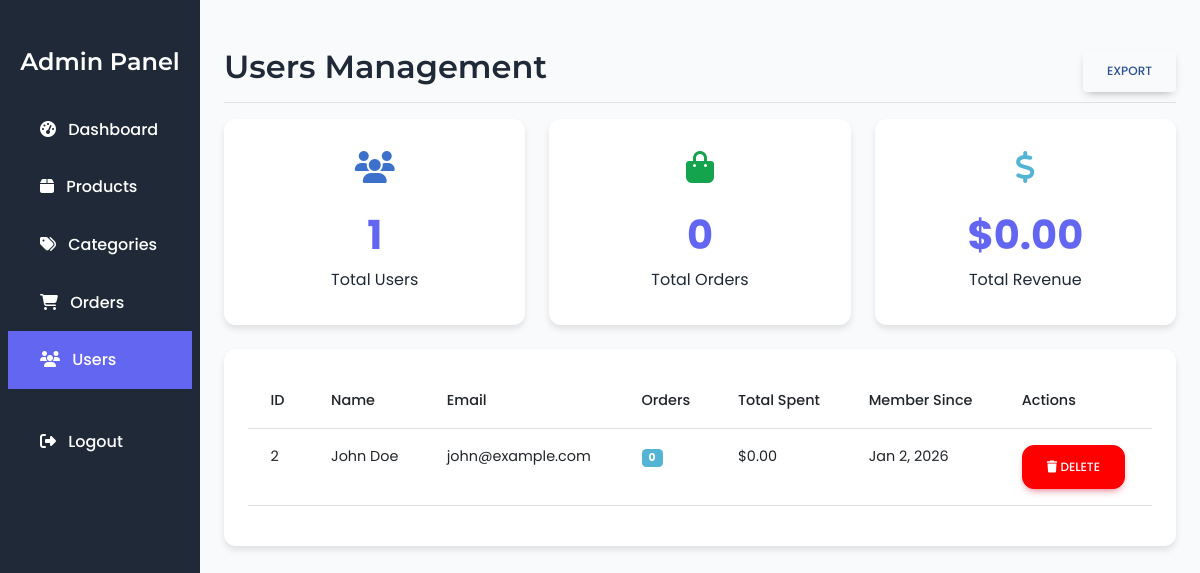
The page /admin/users.php (signed in) on the database its author committed.
### tables this page shows
CREATE TABLE users (
    id INT AUTO_INCREMENT PRIMARY KEY,
    name VARCHAR(100) NOT NULL,
    email VARCHAR(100) UNIQUE NOT NULL,
    password VARCHAR(255) NOT NULL,
    role ENUM('user', 'admin') DEFAULT 'user',
    created_at TIMESTAMP DEFAULT CURRENT_TIMESTAMP,
    INDEX idx_email (email),
    INDEX idx_role (role)
);

### admin/users.php (the view, shortened to what this page needs)
<?php
require_once '../config/db.php';
$stmt = $pdo->query("
    SELECT u.*, COUNT(o.id) as order_count, SUM(o.total_amount) as total_spent
    FROM users u
    LEFT JOIN orders o ON u.id = o.user_id AND o.status != 'cancelled'
    WHERE u.role = 'user'
    GROUP BY u.id
    ORDER BY u.created_at DESC
");
$users = $stmt->fetchAll();
?>
<!DOCTYPE html>
<html lang="en">
<head>
    <link href="https://cdn.jsdelivr.net/npm/bootstrap@5.3.0/dist/css/bootstrap.min.css" rel="stylesheet">
    <link href="https://cdnjs.cloudflare.com/ajax/libs/mdb-ui-kit/6.4.0/mdb.min.css" rel="stylesheet">
    <link href="../assets/css/style.css" rel="stylesheet">
</head>
<body>
    <div class="container-fluid">
        <div class="row">
            <nav class="col-md-3 col-lg-2 d-md-block admin-sidebar">
                <div class="position-sticky pt-3">
                    <h4 class="text-white text-center mb-4">Admin Panel</h4>
                    <ul class="nav flex-column">
                        <li class="nav-item">
                            <a class="nav-link" href="dashboard.php">
                                <i class="fas fa-tachometer-alt me-2"></i> Dashboard
                            </a>
                        </li>
                        <li class="nav-item">
                            <a class="nav-link" href="products.php">
                                <i class="fas fa-box me-2"></i> Products
                            </a>
                        </li>
                        <li class="nav-item">
                            <a class="nav-link" href="categories.php">
                                <i class="fas fa-tags me-2"></i> Categories
                            </a>
                        </li>
                        <li class="nav-item">
                            <a class="nav-link" href="orders.php">
                                <i class="fas fa-shopping-cart me-2"></i> Orders
                            </a>
                        </li>
                        <li class="nav-item">
                            <a class="nav-link active" href="users.php">
                                <i class="fas fa-users me-2"></i> Users
                            </a>
                        </li>
                        <li class="nav-item mt-4">
                            <a class="nav-link text-danger" href="../auth/logout.php">
                                <i class="fas fa-sign-out-alt me-2"></i> Logout
                            </a>
                        </li>
                    </ul>
                </div>
            </nav>
            <main class="col-md-9 ms-sm-auto col-lg-10 px-md-4 admin-content">
                <div class="d-flex justify-content-between flex-wrap flex-md-nowrap align-items-center pt-3 pb-2 mb-3 border-bottom">
                    <h1 class="h2">Users Management</h1>
                    <div class="btn-group">
                        <button type="button" class="btn btn-sm btn-outline-secondary">Export</button>
                    </div>
                </div>
                <div class="row mb-4">
                    <div class="col-md-4">
                        <div class="stats-card">
                            <div class="stats-icon text-primary mb-3">
                                <i class="fas fa-users fa-2x"></i>
                            </div>
                            <div class="stats-number"><?php echo count($users); ?></div>
                            <div class="stats-label">Total Users</div>
                        </div>
                    </div>
                    <div class="col-md-4">
                        <div class="stats-card">
                            <div class="stats-icon text-success mb-3">
                                <i class="fas fa-shopping-bag fa-2x"></i>
                            </div>
                            <div class="stats-number"><?php echo array_sum(array_column($users, 'order_count')); ?></div>
                            <div class="stats-label">Total Orders</div>
                        </div>
                    </div>
                    <div class="col-md-4">
                        <div class="stats-card">
                            <div class="stats-icon text-info mb-3">
                                <i class="fas fa-dollar-sign fa-2x"></i>
                            </div>
                            <div class="stats-number">$<?php echo number_format(array_sum(array_column($users, 'total_spent')), 2); ?></div>
                            <div class="stats-label">Total Revenue</div>
                        </div>
                    </div>
                </div>
                <div class="card">
                    <div class="card-body">
                        <div class="table-responsive">
                            <table class="table">
                                <thead>
                                    <tr>
                                        <th>ID</th>
                                        <th>Name</th>
                                        <th>Email</th>
                                        <th>Orders</th>
                                        <th>Total Spent</th>
                                        <th>Member Since</th>
                                        <th>Actions</th>
                                    </tr>
                                </thead>
                                <tbody>
                                    <?php if (count($users) > 0): ?>
                                        <?php foreach ($users as $user): ?>
                                            <tr>
                                                <td><?php echo $user['id']; ?></td>
                                                <td><?php echo htmlspecialchars($user['name']); ?></td>
                                                <td><?php echo htmlspecialchars($user['email']); ?></td>
                                                <td>
                                                    <span class="badge bg-info"><?php echo $user['order_count']; ?></span>
                                                </td>
                                                <td>$<?php echo number_format($user['total_spent'], 2); ?></td>
                                                <td><?php echo date('M j, Y', strtotime($user['created_at'])); ?></td>
                                                <td>
                                                    <form method="POST" style="display: inline;" onsubmit="return confirm('Are you sure you want to delete this user?')">
                                                        <button type="submit" name="delete_user" class="btn btn-sm btn-danger"
                                                                style="background: red !important; color: white !important; border: 1px solid red !important;"
                                                                <?php echo $user['order_count'] > 0 ? 'disabled' : ''; ?>>
                                                            <i class="fas fa-trash"></i> DELETE
                                                        </button>
                                                    </form>
                                                </td>
                                            </tr>
                                        <?php endforeach; ?>
                                    <?php else: ?>
                                        <tr>
                                            <td colspan="7" class="text-center">No users found</td>
                                        </tr>
                                    <?php endif; ?>
                                </tbody>
                            </table>
                        </div>
                    </div>
                </div>
            </main>
        </div>
    </div>
</body>
</html>

### assets/css/style.css (style rules this page uses)
h1, h2, h3, h4, h5, h6 { color: #1f2937 !important; opacity: 1 !important; visibility: visible !important; text-shadow: none !important; font-weight: 600 !important; display: block !important; position: relative !important; z-index: 10 !important; background: transparent !important; border: none !important; }
:root { --primary-color: #6366f1; --secondary-color: #ec4899; --success-color: #10b981; --warning-color: #f59e0b; --danger-color: #ef4444; --dark-color: #1f2937; --light-color: #f9fafb; --border-radius: 12px; --transition: all 0.3s ease; }
* { margin: 0; padding: 0; box-sizing: border-box; }
body { font-family: 'Poppins', sans-serif; background-color: var(--light-color); color: var(--dark-color); line-height: 1.6; }
h1, h2, h3, h4, h5, h6 { font-family: 'Montserrat', sans-serif; font-weight: 600; margin-bottom: 1rem; color: var(--dark-color) !important; opacity: 1 !important; visibility: visible !important; text-shadow: none !important; }
.btn { border-radius: var(--border-radius); padding: 12px 24px; font-weight: 500; transition: var(--transition); border: none; cursor: pointer; text-decoration: none; display: inline-block; text-align: center; }
.btn-danger { background: var(--danger-color); color: white; }
.card { border-radius: var(--border-radius); border: none; box-shadow: 0 4px 6px rgba(0, 0, 0, 0.1); transition: var(--transition); overflow: hidden; }
.nav-link { font-weight: 500; color: var(--dark-color) !important; margin: 0 0.5rem; transition: var(--transition); }
.admin-sidebar { background: var(--dark-color); min-height: 100vh; padding: 2rem 0; }
.admin-sidebar .nav-link { color: white !important; padding: 1rem 2rem; border-radius: 0; transition: var(--transition); }
.admin-sidebar .nav-link:hover, .admin-sidebar .nav-link.active { background: var(--primary-color); color: white !important; }
.admin-content { padding: 2rem; }
.stats-card { background: white; border-radius: var(--border-radius); padding: 2rem; text-align: center; box-shadow: 0 4px 6px rgba(0, 0, 0, 0.1); transition: var(--transition); }
.stats-card .stats-number { font-size: 2.5rem; font-weight: 700; color: var(--primary-color); }

### rows shown on the page
users: id "2", name "John Doe", email "john@example.com", order_count "0", total_spent "0.00", created_at "Jan 2, 2026"

### other values the page prints
count($users) "1"
array_sum(array_column($users, 'order_count')) "0"
array_sum(array_column($users, 'total_spent')) "0.00"
